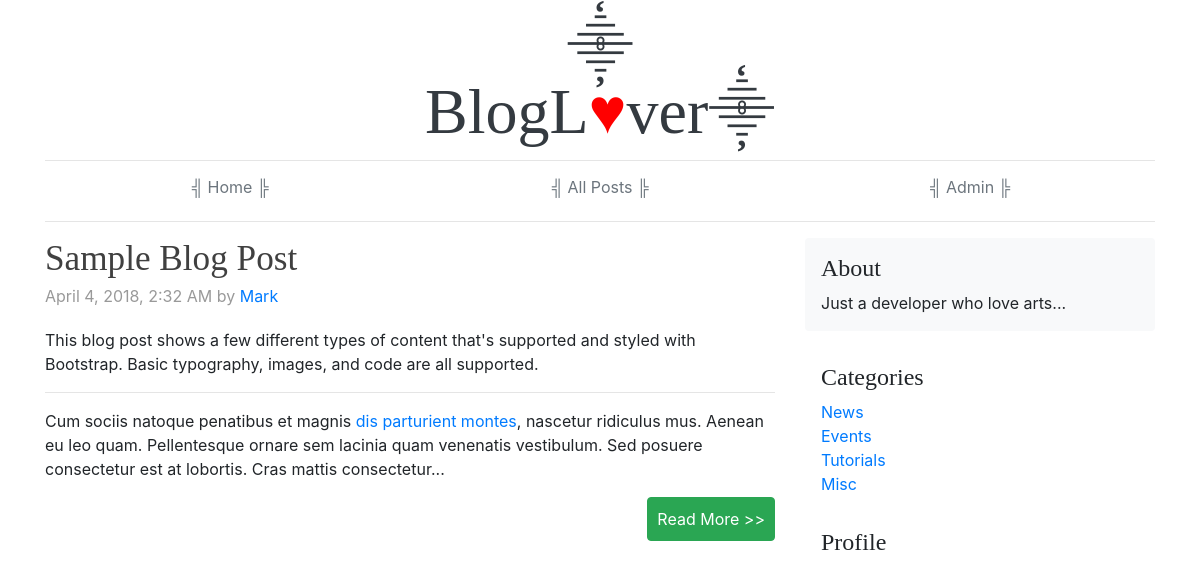
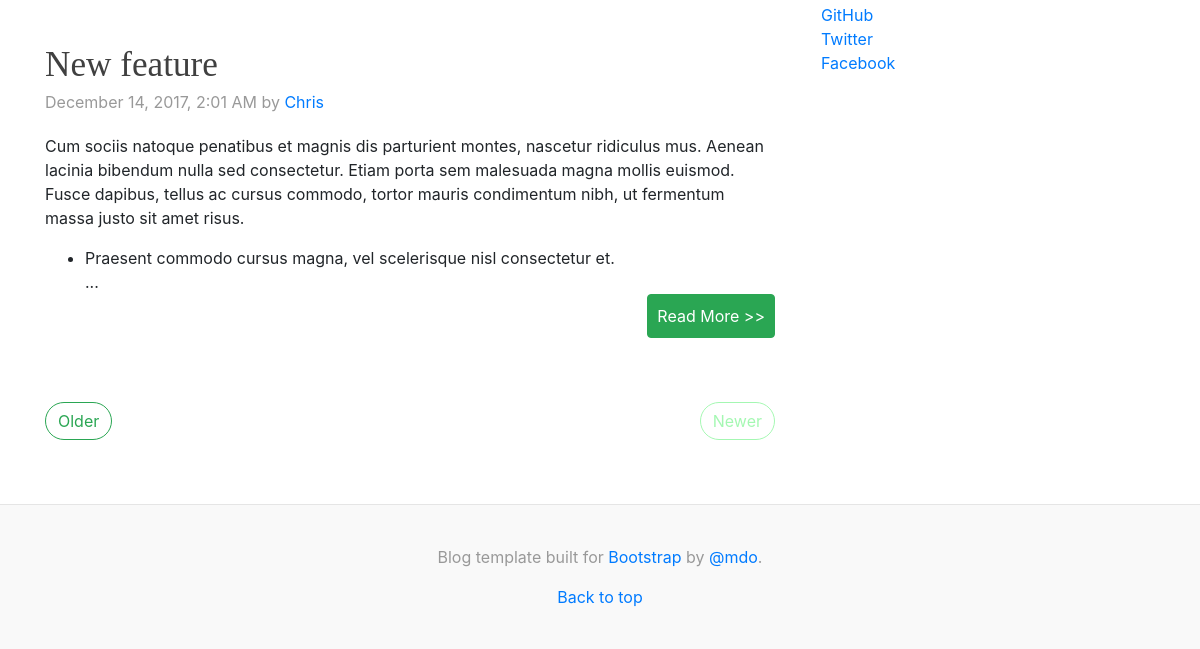
The page /posts.php on the database as committed earlier (2 pictures, top to bottom).
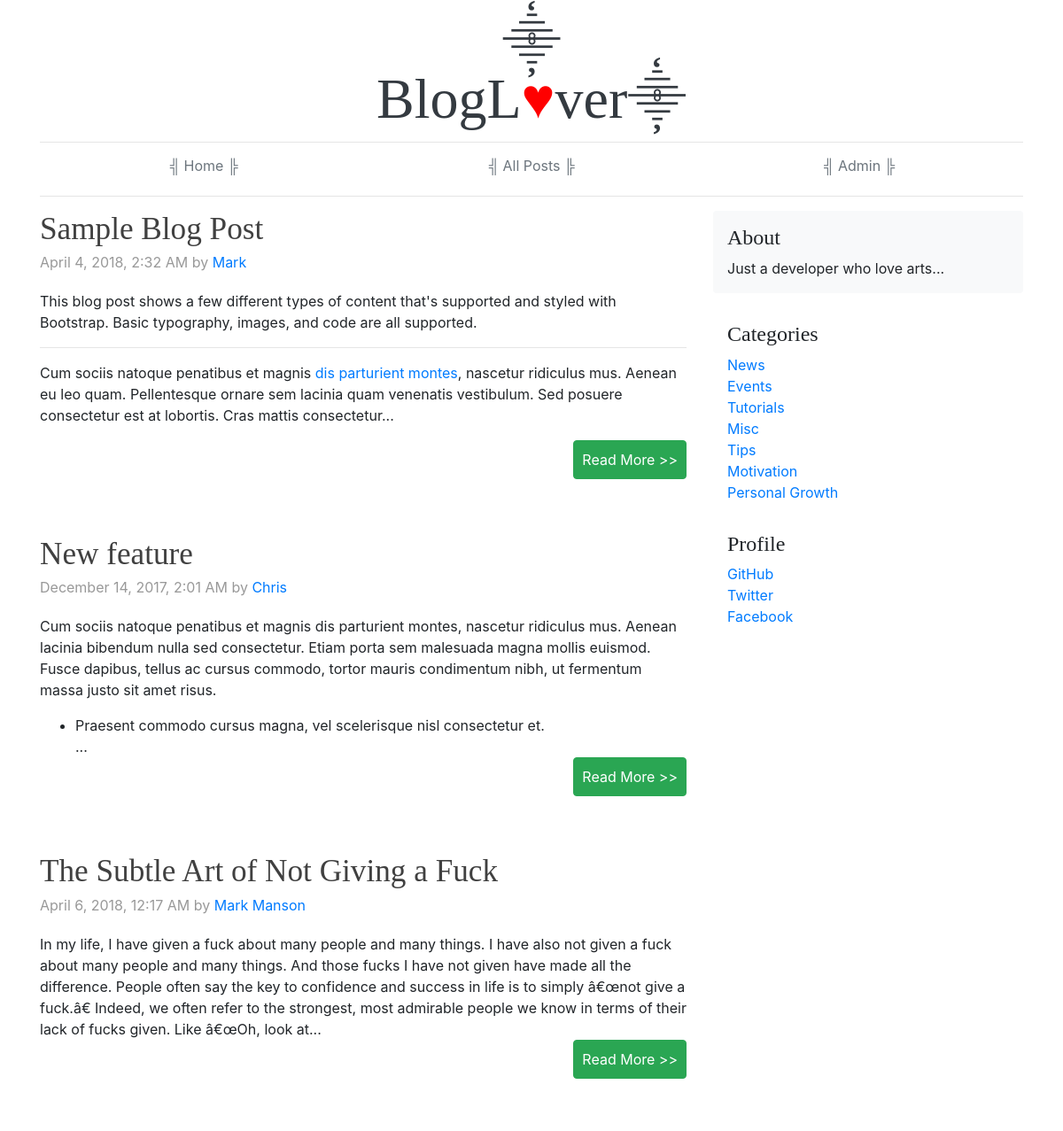
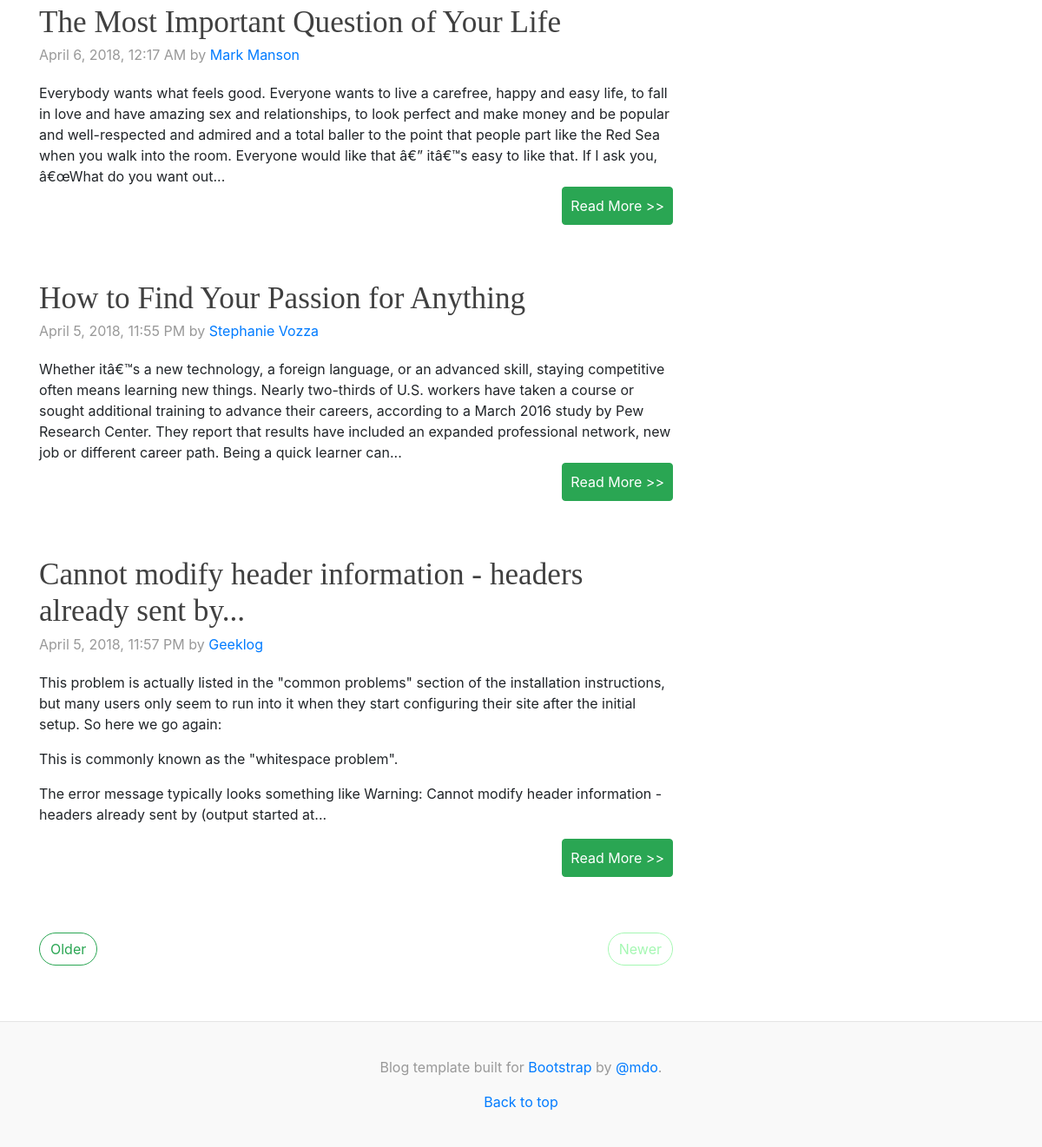
The same page on the database as committed later (2 pictures, top to bottom).
### tables this page shows
CREATE TABLE `posts` (
  `id` int(11) NOT NULL,
  `category` int(11) NOT NULL,
  `title` varchar(255) NOT NULL,
  `body` text NOT NULL,
  `author` varchar(255) NOT NULL,
  `tags` varchar(255) NOT NULL,
  `date` timestamp NOT NULL DEFAULT CURRENT_TIMESTAMP ON UPDATE CURRENT_TIMESTAMP
);

CREATE TABLE `categories` (
  `id` int(11) NOT NULL,
  `name` varchar(255) NOT NULL
);

### libraries/Database.php (called while the page is built, shortened)
<?php
class Database{
    public $host = DB_HOST;
    public $username = DB_USER;
    public $password = DB_PASS;
    public $db_name = DB_NAME;
    public $link;
    private function connect(){
        $this->link = new mysqli($this->host,$this->username,$this->password,$this->db_name);
    }
    public function select($query){
        $result = $this->link->query($query) or die($this->link->error._LINE_);
        if($result->num_rows > 0){
            return $result;
        }else{
            return false;
        }
    }
}

### helpers/format_helper.php (called while the page is built)
<?php
    function formatDate($date){
        return date('F j, Y, g:i A', strtotime($date));
    }
    function shortenText($text, $chars = 450){
        $text = $text." ";
        $text = substr($text , 0 , $chars);
        $text = substr($text, 0 , strrpos($text,' '));
        $text = $text."...";
        return $text;
    }

### config/config.php (called while the page is built, shortened)
<?php
    $about = 'Just a developer who love arts...';

### posts.php (the view)
<?php
include 'config/config.php';
include 'libraries/Database.php';
include 'includes/header.php';
include 'helpers/format_helper.php';
?>
<?php
$db = new Database();
if(isset($_GET['category'])) {
    $category = $_GET['category'];
    $query = "Select * from posts where category = $category";
    $posts = $db->select($query);
}else{
    $query = "Select * from posts ";
    $posts = $db->select($query);
}
$query = "Select * from categories";
$categories = $db->select($query);
?>
    <?php   if($posts):   ?>
         <?php while($row = $posts->fetch_assoc()) : ?>
                <div class="blog-post">
                    <h4 class="blog-post-title"><?php echo $row['title']; ?> </h4>
                    <p class="blog-post-meta">
                        <?php echo formatDate($row['date']); ?> by
                        <a href="#">
                            <?php echo $row['author']; ?>
                        </a>
                    </p>
                    <?php echo shortenText($row['body'] ); ?>
                    <div class="alignright">
                        <a class="continue-reading" href="post.php?id=<?php echo urlencode($row["id"]); ?>">
                            Read More >>
                        </a>
                    </div>
                </div>
        <?php endwhile;  ?>
            <nav class="blog-pagination">
                <a class="btn btn-outline-primary" href="#"> Older</a>
                <a class="btn btn-outline-secondary disabled" href="#">Newer</a>
            </nav>
    <?php   else :   ?>
        <p class="text-center font-italic">There is no post here.<p>
    <?php   endif;   ?>
    <?php
    include 'includes/footer.php';
    ?>

### includes/footer.php (shortened to what this page needs)
</div>
<aside class="col-md-4 blog-sidebar">
    <div class="p-3 mb-3 bg-light rounded">
        <h4 class="custFont">About </h4>
        <p class="mb-0">
            <?php echo $about; ?>
        </p>
    </div>
    <div class="p-3">
        <h4 class="custFont">Categories</h4>
        <ol class="list-unstyled mb-0">
            <?php if($categories) : ?>
                <?php while($row = $categories->fetch_assoc()) : ?>
                    <li><a href="posts.php?category=<?php echo $row['id']; ?>"><?php echo $row['name']; ?> </a></li>
                <?php endwhile; ?>
            <?php endif; ?>
        </ol>
    </div>
    <div class="p-3">
        <h4 class="custFont">Profile</h4>
        <ol class="list-unstyled">
            <li><a href="#">GitHub</a></li>
            <li><a href="#">Twitter</a></li>
            <li><a href="#">Facebook</a></li>
        </ol>
    </div>
</aside>
</div>
</main>
<footer class="blog-footer">
    <p>Blog template built for <a href="https://getbootstrap.com/">Bootstrap</a> by <a href="https://twitter.com/mdo">@mdo</a>.</p>
    <p>
        <a href="#">Back to top</a>
    </p>
</footer>
</body>
</html>

Rows that differ between the two databases and show on the page:
added posts: title "The Subtle Art of Not Giving a Fuck", date "April 6, 2018, 12:17 AM", author "Mark Manson", body "In my life, I have given a fuck about many people and many things. I have also not given a fuck about many people and many things. And those fucks I have not given have made all the difference. People often say the key to confidence and success in life is to simply â€œnot give a fuck.â€ Indeed, we often refer to the strongest, most admirable people we know in terms of their lack of fucks given. Like â€œOh, look at..."
added posts: title "The Most Important Question of Your Life", date "April 6, 2018, 12:17 AM", author "Mark Manson", body "Everybody wants what feels good. Everyone wants to live a carefree, happy and easy life, to fall in love and have amazing sex and relationships, to look perfect and make money and be popular and well-respected and admired and a total baller to the point that people part like the Red Sea when you walk into the room. Everyone would like that â€” itâ€™s easy to like that. If I ask you, â€œWhat do you want out..."
added posts: title "How to Find Your Passion for Anything", date "April 5, 2018, 11:55 PM", author "Stephanie Vozza", body "Whether itâ€™s a new technology, a foreign language, or an advanced skill, staying competitive often means learning new things. Nearly two-thirds of U.S. workers have taken a course or sought additional training to advance their careers, according to a March 2016 study by Pew Research Center. They report that results have included an expanded professional network, new job or different career path. Being a quick learner can..."
added posts: title "Cannot modify header information - headers already sent by...", date "April 5, 2018, 11:57 PM", author "Geeklog", body "This problem is actually listed in the \"common problems\" section of the installation instructions, but many users only seem to run into it when they start configuring their site after the initial setup. So here we go again: This is commonly known as the \"whitespace problem\". The error message typically looks something like Warning: Cannot modify header information - headers already sent by (output started at..."
added categories: name "Tips"
added categories: name "Motivation"
added categories: name "Personal Growth"
